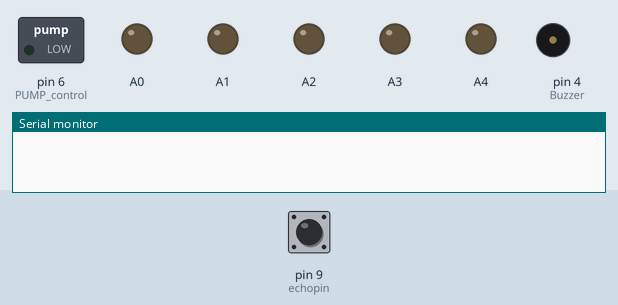
The sketch below on a simulated Arduino Uno, built with avr-gcc and run on an emulated ATmega328P. Shown: switched loads named in the sketch (green lamp = pin HIGH), output pins drawn as LEDs (lit = HIGH), buzzer (waves = sounding, pin HIGH), the last lines printed to the serial monitor. The test bench sets the inputs (shaded band); at power-on: pin 9 (echopin) LOW. Pins used as bus, display or sensor lines are not drawn.

Above: at 1.2 s.
1.3 s: pin 9 (echopin) pulsed HIGH 2 times (0.12 s each, 0.3 s apart)
At 3.6 s:
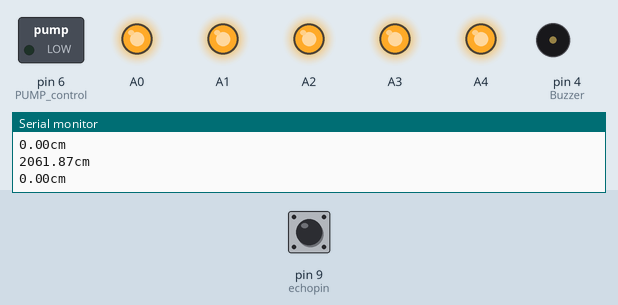
Timing chart, 0 to 5.1 s (numbered marks = the images above; inputs shaded):
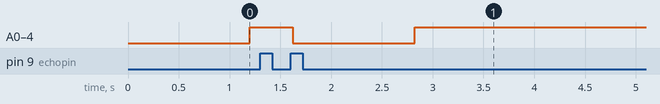

Measured:
- after the input at 1.3 s, A0–4: HIGH → LOW after 0.32 s, → HIGH 1.2 s later

The sketch:

iot_water_level_arduino_nano.ino
```cpp
 /*
 HC-SR04 ultrasonic sensor
 VCC to arduino 5v
 GND to arduino GND
 Echo to Arduino pin 9
 Trig to Arduino pin 8
*/
#define echopin 9 // echo pin
#define trigpin 8 // Trigger pin

int maximumRange = 105; // maximum height of tank in cm
long duration;
float v; // volume in cubic cm
float distance; // height of water level in cm
int r = 53.2; // radius of tank in cm
int cap; // capacity in liters
int actual_height; // actual height in cm

void setup()
{
  Serial.begin (9600);
  pinMode (trigpin, OUTPUT);
  pinMode (echopin, INPUT );
  pinMode (4, OUTPUT);  //Buzzer
  pinMode (6, OUTPUT);  //PUMP control
  pinMode (A0, OUTPUT); //0% indicator
  pinMode (A1, OUTPUT); //25% indicator
  pinMode (A2, OUTPUT); //50% indicator
  pinMode (A3, OUTPUT); //75% indicator
  pinMode (A4, OUTPUT); //100% indicator

}
void loop ()
{
    digitalWrite(trigpin,LOW);
    delayMicroseconds(2);
    digitalWrite(trigpin,HIGH);
    delayMicroseconds(10);
    duration=pulseIn (echopin,HIGH);
    distance= duration/58.2;
    delay(200);
    Serial.print(distance);
    Serial.println("cm");
    /*Serial.print(v);
    Serial.println("cm3,");
    Serial.print(cap);
    Serial.println("liters, ");*/
    actual_height = maximumRange - distance;
    v = ((3.14*(r*r))*(actual_height)); // formula to calculate volume in cubic cm
    cap = v/1000; // final capacity in liters

  if (distance <= 100)
    {
    digitalWrite(A0,HIGH);  // 0% INDICATION

      if (distance > 81) //buzzer action
      {
      digitalWrite(4,HIGH);
      delay(200);           //BUZZER BEEPING
      digitalWrite(4,LOW);
      delay(200);
      }
      else
      {
      digitalWrite(4,LOW);  //BUZZER OFF
      }
    }
    else
    {
    digitalWrite(A0,LOW);
    }

  if (distance <= 80) // 25% INDICATION
    {
    digitalWrite(A1,HIGH);
    }
    else
    {
    digitalWrite(A1,LOW);
    }

  if (distance <= 60) // 50% INDICATION
    {
    digitalWrite(A2,HIGH);
    }
    else
    {
    digitalWrite(A2,LOW);
    }

 if (distance <= 40) // 75% INDICATION
    {
    digitalWrite(A3,HIGH);
    }
    else
    {
    digitalWrite(A3,LOW);
    }

 if (distance <= 20) // 100% INDICATION
    {
    digitalWrite(A4,HIGH);
    //digitalWrite(6,LOW); //PUMP OFF
    }
    else
    {
    digitalWrite(A4,LOW);
    }
}
```
